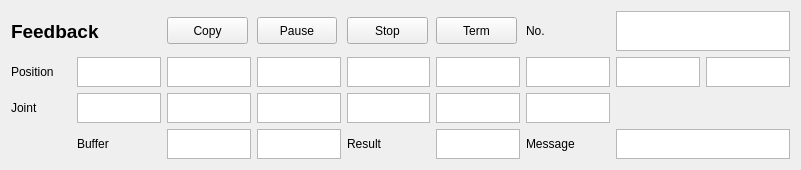
     <widget class="QWidget" name="gridLayoutWidget_3">
      <property name="geometry">
       <rect>
        <x>20</x>
        <y>370</y>
        <width>781</width>
        <height>151</height>
       </rect>
      </property>
      <layout class="QGridLayout" name="gridLayout_6">
       <item row="3" column="5" alignment="Qt::AlignHCenter|Qt::AlignVCenter">
        <widget class="QTextEdit" name="output_result">
         <property name="minimumSize">
          <size>
           <width>84</width>
           <height>30</height>
          </size>
         </property>
         <property name="maximumSize">
          <size>
           <width>84</width>
           <height>30</height>
          </size>
         </property>
         <property name="verticalScrollBarPolicy">
          <enum>Qt::ScrollBarAlwaysOff</enum>
         </property>
         <property name="horizontalScrollBarPolicy">
          <enum>Qt::ScrollBarAlwaysOff</enum>
         </property>
         <property name="tabChangesFocus">
          <bool>true</bool>
         </property>
         <property name="textInteractionFlags">
          <set>Qt::TextSelectableByKeyboard|Qt::TextSelectableByMouse</set>
         </property>
        </widget>
       </item>
       <item row="0" column="0" colspan="2">
        <widget class="QLabel" name="label_Feedback">
         <property name="minimumSize">
          <size>
           <width>146</width>
           <height>40</height>
          </size>
         </property>
         <property name="maximumSize">
          <size>
           <width>146</width>
           <height>40</height>
          </size>
         </property>
         <property name="font">
          <font>
           <pointsize>14</pointsize>
           <weight>75</weight>
           <bold>true</bold>
          </font>
         </property>
         <property name="text">
          <string>Feedback</string>
         </property>
        </widget>
       </item>
       <item row="1" column="5">
        <widget class="QTextEdit" name="output_b">
         <property name="minimumSize">
          <size>
           <width>84</width>
           <height>30</height>
          </size>
         </property>
         <property name="maximumSize">
          <size>
           <width>84</width>
           <height>30</height>
          </size>
         </property>
         <property name="verticalScrollBarPolicy">
          <enum>Qt::ScrollBarAlwaysOff</enum>
         </property>
         <property name="horizontalScrollBarPolicy">
          <enum>Qt::ScrollBarAlwaysOff</enum>
         </property>
         <property name="tabChangesFocus">
          <bool>true</bool>
         </property>
         <property name="textInteractionFlags">
          <set>Qt::TextSelectableByKeyboard|Qt::TextSelectableByMouse</set>
         </property>
        </widget>
       </item>
       <item row="2" column="4">
        <widget class="QTextEdit" name="output_a4">
         <property name="minimumSize">
          <size>
           <width>83</width>
           <height>30</height>
          </size>
         </property>
         <property name="maximumSize">
          <size>
           <width>83</width>
           <height>30</height>
          </size>
         </property>
         <property name="verticalScrollBarPolicy">
          <enum>Qt::ScrollBarAlwaysOff</enum>
         </property>
         <property name="horizontalScrollBarPolicy">
          <enum>Qt::ScrollBarAlwaysOff</enum>
         </property>
         <property name="tabChangesFocus">
          <bool>true</bool>
         </property>
         <property name="textInteractionFlags">
          <set>Qt::TextSelectableByKeyboard|Qt::TextSelectableByMouse</set>
         </property>
        </widget>
       </item>
       <item row="2" column="0">
        <widget class="QLabel" name="label_Joint">
         <property name="minimumSize">
          <size>
           <width>60</width>
           <height>27</height>
          </size>
         </property>
         <property name="maximumSize">
          <size>
           <width>60</width>
           <height>27</height>
          </size>
         </property>
         <property name="text">
          <string>Joint</string>
         </property>
        </widget>
       </item>
       <item row="2" column="2" alignment="Qt::AlignHCenter|Qt::AlignVCenter">
        <widget class="QTextEdit" name="output_a2">
         <property name="minimumSize">
          <size>
           <width>84</width>
           <height>30</height>
          </size>
         </property>
         <property name="maximumSize">
          <size>
           <width>84</width>
           <height>30</height>
          </size>
         </property>
         <property name="verticalScrollBarPolicy">
          <enum>Qt::ScrollBarAlwaysOff</enum>
         </property>
         <property name="horizontalScrollBarPolicy">
          <enum>Qt::ScrollBarAlwaysOff</enum>
         </property>
         <property name="tabChangesFocus">
          <bool>true</bool>
         </property>
         <property name="textInteractionFlags">
          <set>Qt::TextSelectableByKeyboard|Qt::TextSelectableByMouse</set>
         </property>
        </widget>
       </item>
       <item row="0" column="3">
        <widget class="QPushButton" name="pause_button">
         <property name="minimumSize">
          <size>
           <width>80</width>
           <height>27</height>
          </size>
         </property>
         <property name="maximumSize">
          <size>
           <width>80</width>
           <height>27</height>
          </size>
         </property>
         <property name="text">
          <string>Pause</string>
         </property>
        </widget>
       </item>
       <item row="1" column="0">
        <widget class="QLabel" name="label_Position">
         <property name="minimumSize">
          <size>
           <width>60</width>
           <height>27</height>
          </size>
         </property>
         <property name="maximumSize">
          <size>
           <width>60</width>
           <height>27</height>
          </size>
         </property>
         <property name="text">
          <string>Position</string>
         </property>
         <property name="buddy">
          <cstring>label_Position</cstring>
         </property>
        </widget>
       </item>
       <item row="2" column="1">
        <widget class="QTextEdit" name="output_a1">
         <property name="minimumSize">
          <size>
           <width>84</width>
           <height>30</height>
          </size>
         </property>
         <property name="maximumSize">
          <size>
           <width>84</width>
           <height>30</height>
          </size>
         </property>
         <property name="verticalScrollBarPolicy">
          <enum>Qt::ScrollBarAlwaysOff</enum>
         </property>
         <property name="horizontalScrollBarPolicy">
          <enum>Qt::ScrollBarAlwaysOff</enum>
         </property>
         <property name="tabChangesFocus">
          <bool>true</bool>
         </property>
         <property name="lineWrapMode">
          <enum>QTextEdit::NoWrap</enum>
         </property>
         <property name="textInteractionFlags">
          <set>Qt::TextSelectableByKeyboard|Qt::TextSelectableByMouse</set>
         </property>
        </widget>
       </item>
       <item row="2" column="6">
        <widget class="QTextEdit" name="output_a6">
         <property name="minimumSize">
          <size>
           <width>84</width>
           <height>30</height>
          </size>
         </property>
         <property name="maximumSize">
          <size>
           <width>84</width>
           <height>30</height>
          </size>
         </property>
         <property name="verticalScrollBarPolicy">
          <enum>Qt::ScrollBarAlwaysOff</enum>
         </property>
         <property name="horizontalScrollBarPolicy">
          <enum>Qt::ScrollBarAlwaysOff</enum>
         </property>
         <property name="tabChangesFocus">
          <bool>true</bool>
         </property>
         <property name="textInteractionFlags">
          <set>Qt::TextSelectableByKeyboard|Qt::TextSelectableByMouse</set>
         </property>
        </widget>
       </item>
       <item row="3" column="2" alignment="Qt::AlignHCenter|Qt::AlignVCenter">
        <widget class="QTextEdit" name="output_buf_front">
         <property name="minimumSize">
          <size>
           <width>84</width>
           <height>30</height>
          </size>
         </property>
         <property name="maximumSize">
          <size>
           <width>84</width>
           <height>30</height>
          </size>
         </property>
         <property name="tabChangesFocus">
          <bool>true</bool>
         </property>
         <property name="textInteractionFlags">
          <set>Qt::TextSelectableByKeyboard|Qt::TextSelectableByMouse</set>
         </property>
        </widget>
       </item>
       <item row="1" column="2" alignment="Qt::AlignHCenter|Qt::AlignVCenter">
        <widget class="QTextEdit" name="output_y">
         <property name="minimumSize">
          <size>
           <width>84</width>
           <height>30</height>
          </size>
         </property>
         <property name="maximumSize">
          <size>
           <width>84</width>
           <height>30</height>
          </size>
         </property>
         <property name="verticalScrollBarPolicy">
          <enum>Qt::ScrollBarAlwaysOff</enum>
         </property>
         <property name="horizontalScrollBarPolicy">
          <enum>Qt::ScrollBarAlwaysOff</enum>
         </property>
         <property name="tabChangesFocus">
          <bool>true</bool>
         </property>
         <property name="textInteractionFlags">
          <set>Qt::TextSelectableByKeyboard|Qt::TextSelectableByMouse</set>
         </property>
        </widget>
       </item>
       <item row="0" column="7" colspan="2">
        <widget class="QTextEdit" name="output_seq">
         <property name="minimumSize">
          <size>
           <width>174</width>
           <height>31</height>
          </size>
         </property>
         <property name="maximumSize">
          <size>
           <width>174</width>
           <height>40</height>
          </size>
         </property>
         <property name="tabChangesFocus">
          <bool>true</bool>
         </property>
         <property name="textInteractionFlags">
          <set>Qt::TextSelectableByKeyboard|Qt::TextSelectableByMouse</set>
         </property>
        </widget>
       </item>
       <item row="2" column="5">
        <widget class="QTextEdit" name="output_a5">
         <property name="minimumSize">
          <size>
           <width>84</width>
           <height>30</height>
          </size>
         </property>
         <property name="maximumSize">
          <size>
           <width>84</width>
           <height>30</height>
          </size>
         </property>
         <property name="verticalScrollBarPolicy">
          <enum>Qt::ScrollBarAlwaysOff</enum>
         </property>
         <property name="horizontalScrollBarPolicy">
          <enum>Qt::ScrollBarAlwaysOff</enum>
         </property>
         <property name="tabChangesFocus">
          <bool>true</bool>
         </property>
         <property name="textInteractionFlags">
          <set>Qt::TextSelectableByKeyboard|Qt::TextSelectableByMouse</set>
         </property>
        </widget>
       </item>
       <item row="1" column="4">
        <widget class="QTextEdit" name="output_a">
         <property name="minimumSize">
          <size>
           <width>83</width>
           <height>30</height>
          </size>
         </property>
         <property name="maximumSize">
          <size>
           <width>83</width>
           <height>30</height>
          </size>
         </property>
         <property name="verticalScrollBarPolicy">
          <enum>Qt::ScrollBarAlwaysOff</enum>
         </property>
         <property name="horizontalScrollBarPolicy">
          <enum>Qt::ScrollBarAlwaysOff</enum>
         </property>
         <property name="tabChangesFocus">
          <bool>true</bool>
         </property>
         <property name="textInteractionFlags">
          <set>Qt::TextSelectableByKeyboard|Qt::TextSelectableByMouse</set>
         </property>
        </widget>
       </item>
       <item row="3" column="1">
        <widget class="QLabel" name="label_Buffer">
         <property name="minimumSize">
          <size>
           <width>60</width>
           <height>27</height>
          </size>
         </property>
         <property name="maximumSize">
          <size>
           <width>60</width>
           <height>27</height>
          </size>
         </property>
         <property name="text">
          <string>Buffer</string>
         </property>
        </widget>
       </item>
       <item row="3" column="3" alignment="Qt::AlignHCenter|Qt::AlignVCenter">
        <widget class="QTextEdit" name="output_buf_last">
         <property name="minimumSize">
          <size>
           <width>84</width>
           <height>30</height>
          </size>
         </property>
         <property name="maximumSize">
          <size>
           <width>84</width>
           <height>30</height>
          </size>
         </property>
         <property name="tabChangesFocus">
          <bool>true</bool>
         </property>
         <property name="textInteractionFlags">
          <set>Qt::TextSelectableByKeyboard|Qt::TextSelectableByMouse</set>
         </property>
        </widget>
       </item>
       <item row="1" column="7">
        <widget class="QTextEdit" name="output_s">
         <property name="minimumSize">
          <size>
           <width>84</width>
           <height>30</height>
          </size>
         </property>
         <property name="maximumSize">
          <size>
           <width>84</width>
           <height>30</height>
          </size>
         </property>
         <property name="tabChangesFocus">
          <bool>true</bool>
         </property>
         <property name="textInteractionFlags">
          <set>Qt::TextSelectableByKeyboard|Qt::TextSelectableByMouse</set>
         </property>
        </widget>
       </item>
       <item row="1" column="6">
        <widget class="QTextEdit" name="output_c">
         <property name="minimumSize">
          <size>
           <width>84</width>
           <height>30</height>
          </size>
         </property>
         <property name="maximumSize">
          <size>
           <width>84</width>
           <height>30</height>
          </size>
         </property>
         <property name="verticalScrollBarPolicy">
          <enum>Qt::ScrollBarAlwaysOff</enum>
         </property>
         <property name="horizontalScrollBarPolicy">
          <enum>Qt::ScrollBarAlwaysOff</enum>
         </property>
         <property name="tabChangesFocus">
          <bool>true</bool>
         </property>
         <property name="textInteractionFlags">
          <set>Qt::TextSelectableByKeyboard|Qt::TextSelectableByMouse</set>
         </property>
        </widget>
       </item>
       <item row="2" column="3">
        <widget class="QTextEdit" name="output_a3">
         <property name="minimumSize">
          <size>
           <width>84</width>
           <height>30</height>
          </size>
         </property>
         <property name="maximumSize">
          <size>
           <width>84</width>
           <height>30</height>
          </size>
         </property>
         <property name="verticalScrollBarPolicy">
          <enum>Qt::ScrollBarAlwaysOff</enum>
         </property>
         <property name="horizontalScrollBarPolicy">
          <enum>Qt::ScrollBarAlwaysOff</enum>
         </property>
         <property name="tabChangesFocus">
          <bool>true</bool>
         </property>
         <property name="textInteractionFlags">
          <set>Qt::TextSelectableByKeyboard|Qt::TextSelectableByMouse</set>
         </property>
        </widget>
       </item>
       <item row="1" column="8">
        <widget class="QTextEdit" name="output_t">
         <property name="minimumSize">
          <size>
           <width>84</width>
           <height>30</height>
          </size>
         </property>
         <property name="maximumSize">
          <size>
           <width>84</width>
           <height>30</height>
          </size>
         </property>
         <property name="tabChangesFocus">
          <bool>true</bool>
         </property>
         <property name="textInteractionFlags">
          <set>Qt::TextSelectableByKeyboard|Qt::TextSelectableByMouse</set>
         </property>
        </widget>
       </item>
       <item row="3" column="7" colspan="2">
        <widget class="QTextEdit" name="output_message">
         <property name="minimumSize">
          <size>
           <width>174</width>
           <height>30</height>
          </size>
         </property>
         <property name="maximumSize">
          <size>
           <width>174</width>
           <height>30</height>
          </size>
         </property>
         <property name="tabChangesFocus">
          <bool>true</bool>
         </property>
         <property name="textInteractionFlags">
          <set>Qt::TextSelectableByKeyboard|Qt::TextSelectableByMouse</set>
         </property>
        </widget>
       </item>
       <item row="3" column="6">
        <widget class="QLabel" name="label_Message">
         <property name="minimumSize">
          <size>
           <width>70</width>
           <height>27</height>
          </size>
         </property>
         <property name="maximumSize">
          <size>
           <width>70</width>
           <height>27</height>
          </size>
         </property>
         <property name="text">
          <string>Message</string>
         </property>
        </widget>
       </item>
       <item row="0" column="5">
        <widget class="QPushButton" name="terminate_buf_button">
         <property name="minimumSize">
          <size>
           <width>81</width>
           <height>27</height>
          </size>
         </property>
         <property name="maximumSize">
          <size>
           <width>81</width>
           <height>27</height>
          </size>
         </property>
         <property name="text">
          <string>Term</string>
         </property>
        </widget>
       </item>
       <item row="0" column="2">
        <widget class="QPushButton" name="copy_button">
         <property name="minimumSize">
          <size>
           <width>81</width>
           <height>27</height>
          </size>
         </property>
         <property name="maximumSize">
          <size>
           <width>81</width>
           <height>27</height>
          </size>
         </property>
         <property name="text">
          <string>Copy</string>
         </property>
        </widget>
       </item>
       <item row="1" column="3">
        <widget class="QTextEdit" name="output_z">
         <property name="minimumSize">
          <size>
           <width>84</width>
           <height>30</height>
          </size>
         </property>
         <property name="maximumSize">
          <size>
           <width>84</width>
           <height>30</height>
          </size>
         </property>
         <property name="verticalScrollBarPolicy">
          <enum>Qt::ScrollBarAlwaysOff</enum>
         </property>
         <property name="horizontalScrollBarPolicy">
          <enum>Qt::ScrollBarAlwaysOff</enum>
         </property>
         <property name="tabChangesFocus">
          <bool>true</bool>
         </property>
         <property name="textInteractionFlags">
          <set>Qt::TextSelectableByKeyboard|Qt::TextSelectableByMouse</set>
         </property>
        </widget>
       </item>
       <item row="1" column="1">
        <widget class="QTextEdit" name="output_x">
         <property name="minimumSize">
          <size>
           <width>84</width>
           <height>30</height>
          </size>
         </property>
         <property name="maximumSize">
          <size>
           <width>84</width>
           <height>30</height>
          </size>
         </property>
         <property name="verticalScrollBarPolicy">
          <enum>Qt::ScrollBarAlwaysOff</enum>
         </property>
         <property name="horizontalScrollBarPolicy">
          <enum>Qt::ScrollBarAlwaysOff</enum>
         </property>
         <property name="tabChangesFocus">
          <bool>true</bool>
         </property>
         <property name="textInteractionFlags">
          <set>Qt::TextSelectableByKeyboard|Qt::TextSelectableByMouse</set>
         </property>
        </widget>
       </item>
       <item row="3" column="4">
        <widget class="QLabel" name="label_Result">
         <property name="minimumSize">
          <size>
           <width>60</width>
           <height>27</height>
          </size>
         </property>
         <property name="maximumSize">
          <size>
           <width>60</width>
           <height>27</height>
          </size>
         </property>
         <property name="text">
          <string>Result</string>
         </property>
        </widget>
       </item>
       <item row="0" column="6">
        <widget class="QLabel" name="label_No">
         <property name="minimumSize">
          <size>
           <width>30</width>
           <height>27</height>
          </size>
         </property>
         <property name="maximumSize">
          <size>
           <width>30</width>
           <height>27</height>
          </size>
         </property>
         <property name="text">
          <string>No.</string>
         </property>
        </widget>
       </item>
       <item row="0" column="4">
        <widget class="QPushButton" name="stop_button">
         <property name="minimumSize">
          <size>
           <width>81</width>
           <height>27</height>
          </size>
         </property>
         <property name="maximumSize">
          <size>
           <width>81</width>
           <height>27</height>
          </size>
         </property>
         <property name="text">
          <string>Stop</string>
         </property>
        </widget>
       </item>
      </layout>
     </widget>
